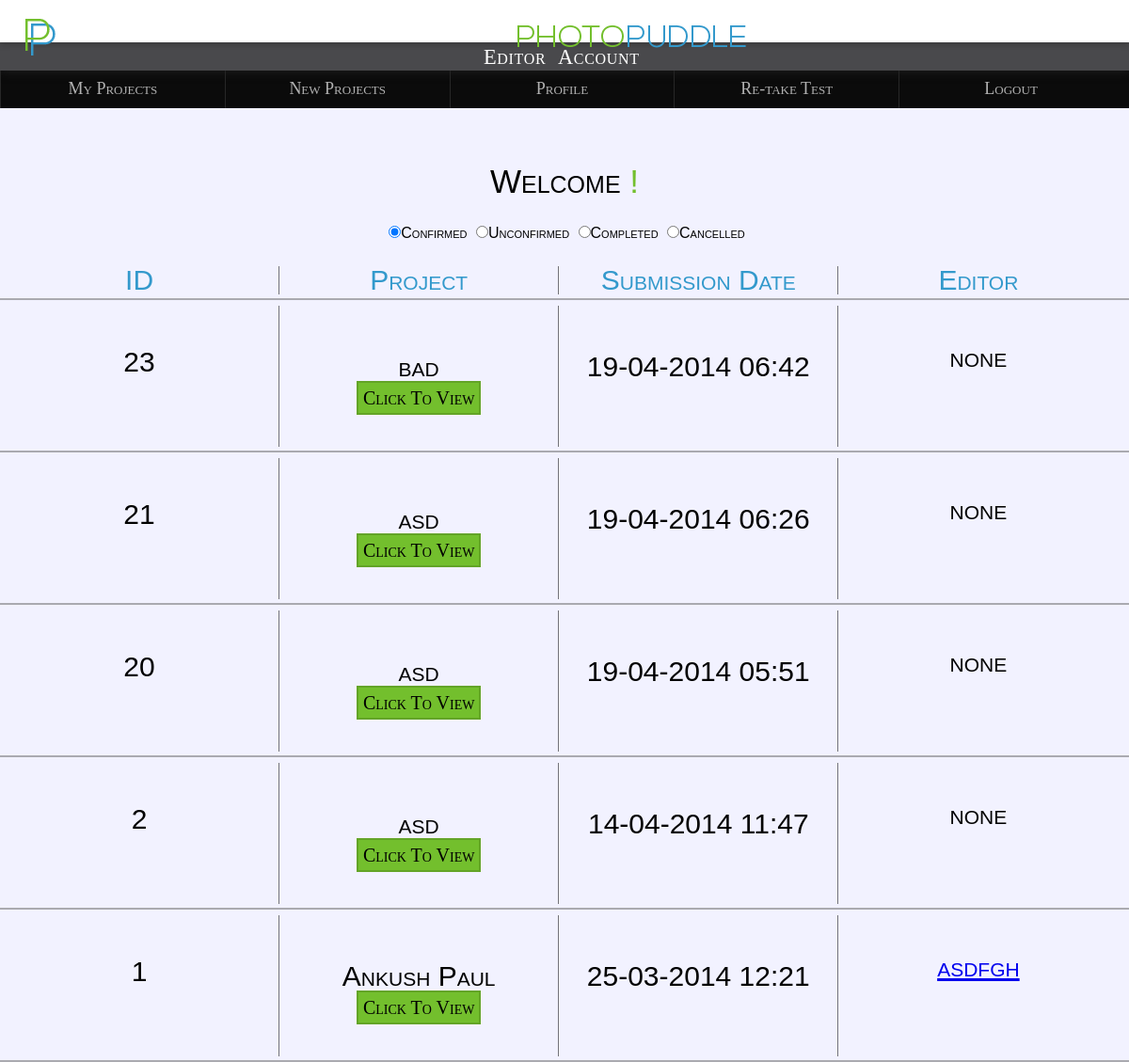
/admin/_projList.php, run on the app's committed database.
### tables this page shows
CREATE TABLE `projects` (
  `id` int(11) NOT NULL AUTO_INCREMENT,
  `name` varchar(30) DEFAULT NULL,
  `password` text,
  `instructions` varchar(100) DEFAULT NULL,
  `status` int(11) NOT NULL DEFAULT '0',
  `submittime` varchar(20) DEFAULT NULL,
  `customer` int(11) DEFAULT NULL,
  `type` int(11) DEFAULT NULL,
  `checkcode` int(11) DEFAULT NULL,
  `endtime` varchar(20) DEFAULT NULL,
  PRIMARY KEY (`id`)
);

CREATE TABLE `editors` (
  `id` int(11) NOT NULL AUTO_INCREMENT,
  `username` varchar(15) DEFAULT NULL,
  `password` text,
  `signuptime` varchar(20) DEFAULT NULL,
  `email` varchar(30) DEFAULT NULL,
  `firstname` varchar(30) DEFAULT NULL,
  `lastname` varchar(30) DEFAULT NULL,
  `verify` char(6) DEFAULT NULL,
  PRIMARY KEY (`id`)
);

### includes/database.php (called while the page is built, shortened)
<?php
class Database{
private static $db;
public static function get_instance()
{
	if(!isset(self::$db))
		self::$db = new Database();
	return self::$db;
}
public function query($query)
{
  if($result=mysql_query($query))
    return $result;
  else
    die($this->last_query()."SQL Error : ".mysql_error());
}
public function fetch_array($result_set)
{
  while($row=mysql_fetch_array($result_set))
    $result_array[]=$row;
  if(isset($result_array))
    return $result_array;
  else
    return NULL;
}
public function num_rows($result)
{
  return mysql_num_rows($result);
}
}

### includes/databaseObject.php (called while the page is built, shortened)
<?php
class DatabaseObject{
public $id,$fields;
public function __construct()
{
if(!isset($this->fields))
  $this->populate_fields();
}
public function populate_fields()
{
  $db=Database::get_instance();
  $result=$db->query("SHOW FIELDS FROM ". static::$tableName);
  $result_array=$db->fetch_array($result);
  if(is_array($result_array))
      foreach($result_array as $row)
        if($row[0]!='id')
          $this->fields[]=$row[0];
}
public static function find_by_id($id)
{
  $result_object = static::find_by_sql("SELECT * FROM ".static::$tableName." WHERE id={$id}");
  return $result_object[0];
}
public static function find_by_sql($query)
{
  $db=Database::get_instance();
  $result=$db->query($query);
  if($db->num_rows($result)>0)
    return static::instantiate($result);
  else
    return NULL;
}
public static function instantiate($result)
{
  $db=Database::get_instance();
  $result_set=$db->fetch_array($result);
  foreach($result_set as $row)
  {
    $obj=new static;
    foreach($row as $key=>$value)
      $obj->$key=$value;
    $result_objects[]=$obj;
  }
  return $result_objects;
}
}

### includes/project.php (called while the page is built, shortened)
<?php
	class Project extends DatabaseObject
	{
		public static function find_by_sql($query)
		{
			$objs = parent::find_by_sql($query);
			return $objs;
		}
		public function is_free()
		{
			$db = Database::get_instance();
			$res = $db->fetch_array($db->query("SELECT * FROM work WHERE project = '{$this->id}' AND status = 0"));
			return !isset($res);
		}
	}

### includes/editor.php (called while the page is built, shortened)
<?php
	class Editor extends User {
		public static function find_for($project)
		{
			$db = Database::get_instance();
			$id = $db->fetch_array($db->query("SELECT editor FROM work WHERE project = {$project->id} AND status = 0"));
			if(!isset($id[0][0]))
				return NULL;
			else
				return self::find_by_id($id[0][0]);
		}
	}

### admin/_projList.php (the view, shortened to what this page needs)
<?php
	$session = AdminSession::get_instance();
	$confirmed = Project::find_by_sql("SELECT id, name, type, submittime FROM projects WHERE status = '".Project::CONFIRMED."' ORDER BY id DESC");
	$unconfirmed = Project::find_by_sql("SELECT id, name, type, submittime FROM projects WHERE status = '".Project::UNCONFIRMED."' ORDER BY id DESC");
?>
 <!DOCTYPE html>
 <html lang="en">
	<head>
	<link href="../css/style_editor.css" rel="stylesheet">
	<link href="../css/reset.css" rel="stylesheet">
	<link rel="stylesheet" href="../css/modal.css">
	<link rel="stylesheet" href="../css/progressbar.css">
	</head>
<body>
	<div id="logobkg">
	<a href="editor.php">
	<img id="instr1" src="../images/pp5.png" onmouseover="this.src='../images/pp6.png'" onmouseout="this.src='../images/pp5.png'"/>
	</a>
	</div>
 <div id='mininav' class='wrap3'>
		<div id="lefter">
		<ul id='navleft' class="submenu">
			<li>
			</li>
		</ul>
		</div>
	</div>
	<div id='wrapper'>
		<h5 id='wel'>Welcome <span class='greenc'><?php echo $session->logged_in_user()->firstname.'!';?></span></h5>
	<div class='pagers'>
		<input type='radio' name='projCategory' id='confirmed' class='projCategory' checked><label for='confirmed'>Confirmed</label>
		<input type='radio' name='projCategory' id='unconfirmed' class='projCategory'><label for='unconfirmed'>Unconfirmed</label>
		<input type='radio' name='projCategory' id='completed' class='projCategory'><label for='completed'>Completed</label>
		<input type='radio' name='projCategory' id='cancelled' class='projCategory'><label for='cancelled'>Cancelled</label>
	</div>
		<div id='confirmedProj'>
			<div id='rowHeader' class='bluec'>
				<div>ID</div>
				<div>Project</div>
				<div>Submission Date</div>
				<div>Editor</div>
			</div>
			<div class='tableHR'></div>
	<?php if(is_array($confirmed))
				foreach($confirmed as $confirmedProj) :?>
			<div class='rowElement'>
				<div class='col1'><?php echo $confirmedProj->id;?></div>
				<div class='col2'><?php echo $confirmedProj->name;?><br/><a href="projView.php?id=<?php echo $confirmedProj->id;?>" style="text-decoration:none;color:inherit;" class='greenb customButton1'>Click To View</a></div>
				<div class='col3'><?php echo strftime('%d-%m-%Y %H:%M',$confirmedProj->submittime);?></div>
				<div class='col4'><?php if(!$confirmedProj->is_free()) $editor = Editor::find_for($confirmedProj); echo (!isset($editor))?"none":"<a href='editorProfile.php?id=".$editor->id."'>".$editor->username."</a>";?></div>
			</div>
			<div class='tableHR'></div>
	<?php endforeach;?>
		</div>
	</div>
</body>
</html>

### css/style_editor.css (style rules this page uses)
* { margin: 0; padding: 0; -webkit-font-smoothing: antialiased; -webkit-box-sizing: border-box; -moz-box-sizing: border-box; box-sizing: border-box; }
body { background-color:#f2f2ff; font-family: Myfont1; }
body,html { height:100%; }
#nav { position: relative; width:100%; top:0; height:0px; z-index: 30; background-color:#1A1A1A; margin-top: 0px; z-index:3; }
#logobkg { text-decoration: none; width: 100%; height: 45px; position: fixed; background: #fff; top: 0; z-index: 3; padding-left: 0px; margin-top: 0px; box-shadow: 0 3px 6px rgba(0,0,0,0.2); (51,153,204,.1)(115,191,45,.4) }
#logobkg a { text-align: center; text-decoration: none; font-family: Myfont1; font-size: 28px; height: 45px; width: 100%; position: relative; display:block; margin:auto; }
#mininav { position: fixed; width:100%; top:0; height:30px; padding-top: 0px; background-color:rgba(26,26,26,0.78); color:#d2d2d2; box-shadow: 0 0 12px #222; font-family: Myfont1; font-variant: small-caps; font-size: 1.4em; margin-top:45px; z-index:2; }
.submenu { width:80%; margin: auto auto; padding-top: 5px; color:#fff; text-align: center; font-variant: small-caps; letter-spacing: 0.7px; }
#lefter { padding-top:0px; }
.wrap3 { width:80%; margin: auto auto; }
#instr1 { outline:0; }
.greenc { color:#73BF2D; }
.bluec { color:#3399CC; }
.greenb { background: #73BF2D; }
#wrapper { margin: 100px auto; font-family: Myfont1, sans-serif ; font-variant: small-caps; }
#wel { font-size: 35px; text-align: center; margin-top: 15px; }
#rowHeader { height: auto; width:100%; }
#rowHeader>div { float: left; width:24.76%; display: inline; font-size: 30px; border-right:1px solid rgba(11,11,11,0.55); text-align: center; }
#rowHeader>div:last-of-type { margin-right: 0; border-right:none; }
.tableHR { clear: both; padding: 2px; width: 100%; height:2px; border-bottom: 2px solid rgba(111,111,111,0.55); }
.rowElement { height: auto; width: 100%; margin-top: 6px; }
.rowElement>div { float: left; width:24.76%; height:150px; display: inline; font-size: 30px; border-right:1px solid rgba(11,11,11,0.55); text-align: center; }
.rowElement>div:last-of-type { border-right:none; margin-right: 0; }
.col2,.col3,.col4m { padding-top: 50px; }
.col4 { padding-top: 40px; padding-bottom:35px; }
.col1 { padding-top:45px; padding-bottom: 35px; }
.customButton1 { outline: none; text-align: center; font-family: MyFont1; font-variant: small-caps; font-size: 20px; padding:5px 5px; margin-top: 5px; border:2px solid rgba(11,11,11,0.15); -webkit-transition: all 0.2s ease-out;-moz-transition: all 0.2s ease-out;-ms-transition: all 0.2s ease-out;-o-transition: all 0.2s ease-out;transition: all 0.2s ease-out; }
.pagers { text-align: center; margin: 20px 0; }
.pagers input[type='radio'] { margin: 10px 0px 10px 5px; }
.projCategory { margin-right: 15px; }
.b1 { background-color: #0b0b0b; }
.menuhead { background-color: #000000; width: 100%; }
.menuhead ul { position: relative; display: block; background: #0B0B0B; list-style: none; width: 100%; height: 40px; margin: 0 auto; font-family: Myfont1; font-variant: small-caps; margin-top: 75px; margin-bottom: 10px; }
.menuhead li { position: relative; display: inline-block; border-left: 1px solid rgba(204,204,204,0.15); float: left; height: 40px; width: 19.9%; }
.menuhead li:last-child { border-right: 1px solid rgba(11,11,11,0.3); }
.menuhead li a { color: #b2b2b2; display: block; font-size: 18px; font-family: Myfont1; font-smoothing: antialiased; box-sizing: border-box; padding: 12px auto; overflow: visible; text-align: center; text-decoration: none; font-variant: small-caps; position: absolute; width: 100%; height:100%; padding-top: 10px; -webkit-transition: all 0.3s ease; -moz-transition: all 0.3s ease; -ms-transition: all 0.3s ease; -o-transition: all 0.3s ease; transition: all 0.3s ease; }
.menuhead li { -webkit-transition: all 0.3s ease-out; -moz-transition: all 0.3s ease-out; -ms-transition: all 0.3s ease-out; -o-transition: all 0.3s ease-out; transition: all 0.3s ease-out; }

### css/modal.css (style rules this page uses)
html { overflow-y: scroll; }

### data on the page
projects: id "23", name "bad", submittime "19-04-2014 06:42", shows "none"
projects: id "21", name "asd", submittime "19-04-2014 06:26", shows "none"
projects: id "20", name "asd", submittime "19-04-2014 05:51", shows "none"
projects: id "2", name "asd", submittime "14-04-2014 11:47", shows "none"
projects: id "1", name "Ankush Paul", submittime "25-03-2014 12:21", editors.username "asdfgh"
